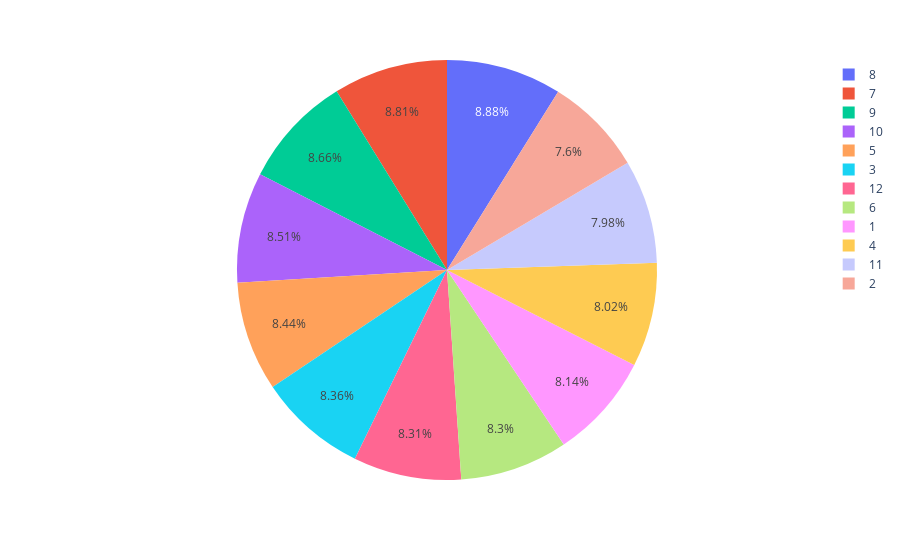

The cell this chart's notebook holds for it:
### Markdown cell above
## Pie Chart

### Code cell
import plotly.express as px

fig = px.pie(birth1, values='births', names='month')
fig.update_traces(textposition='inside')
fig.update_layout(uniformtext_minsize=12, uniformtext_mode='hide')
fig.show()

### Figure 1 — Plotly figure (JSON) as saved in the notebook; plotly's stock layout.template omitted (floating-point values rounded to 4 significant figures; data arrays with more than 128 entries replaced by an {"elided": "..."} marker saying what was removed)
{"data": [{"domain": {"x": [0, 1], "y": [0, 1]}, "hovertemplate": "month=%{label}<br>births=%{value}<extra></extra>", "labels": {"elided": "3652 int values"}, "legendgroup": "", "name": "", "showlegend": true, "textposition": "inside", "type": "pie", "values": {"elided": "3652 int values"}}], "layout": {"legend": {"tracegroupgap": 0}, "margin": {"t": 60}, "uniformtext": {"minsize": 12, "mode": "hide"}}}
